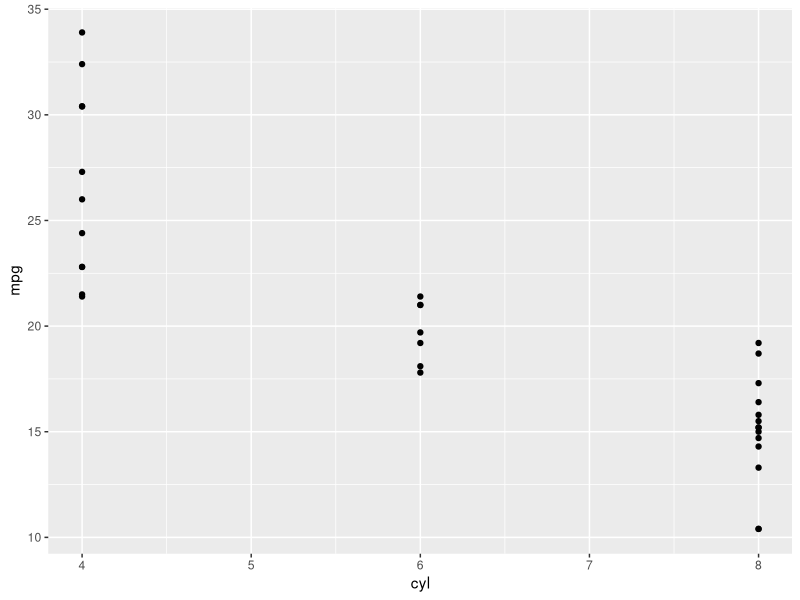
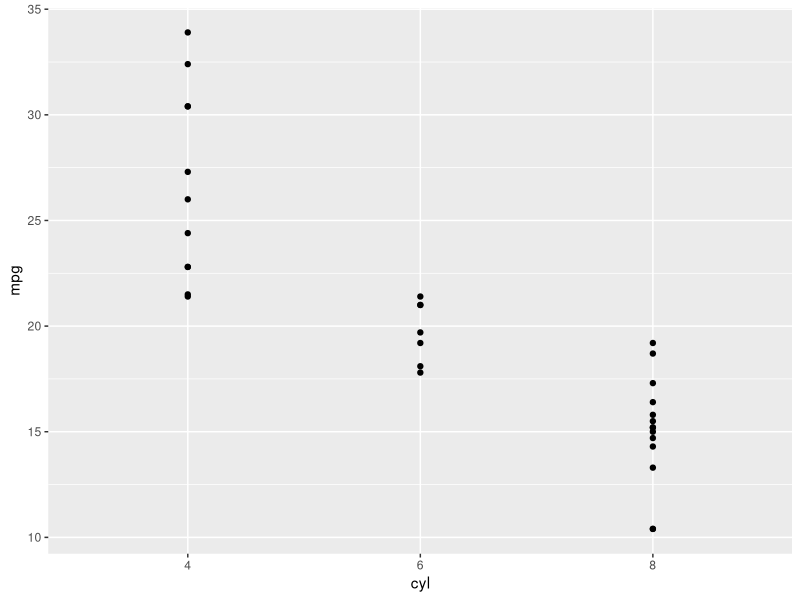
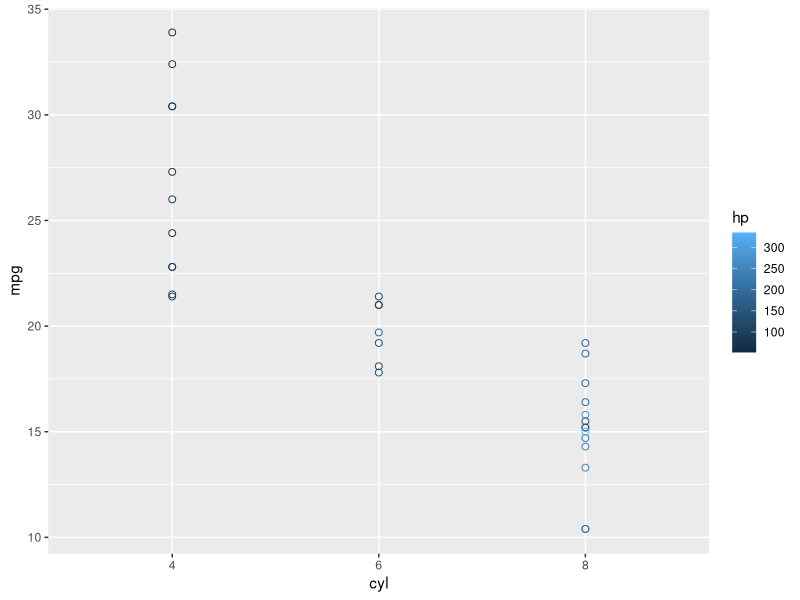
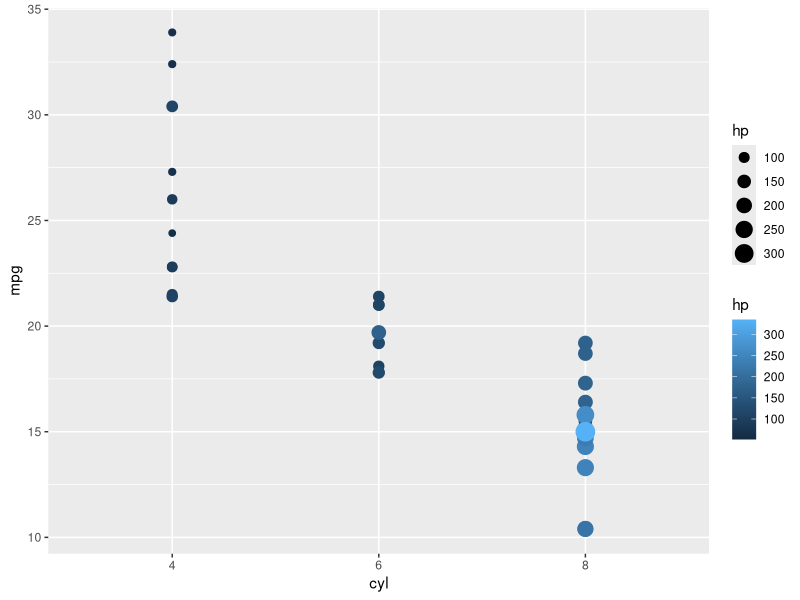
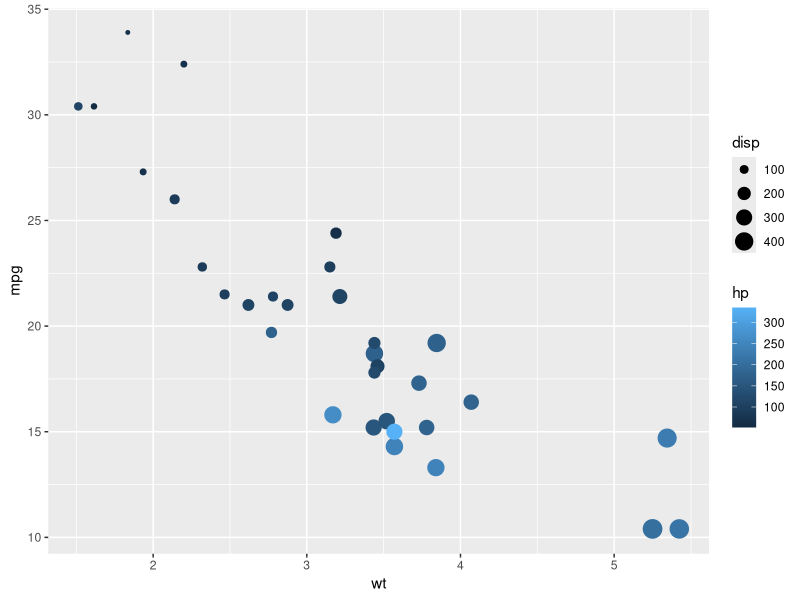
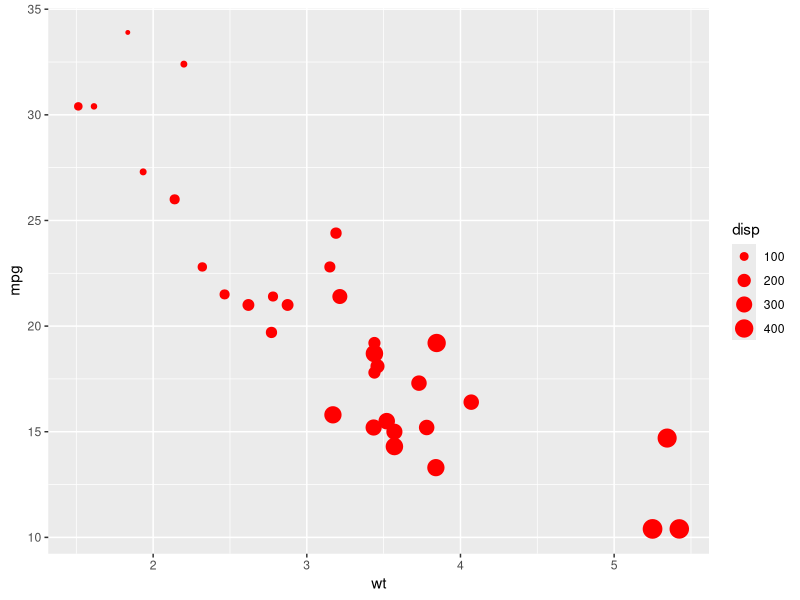
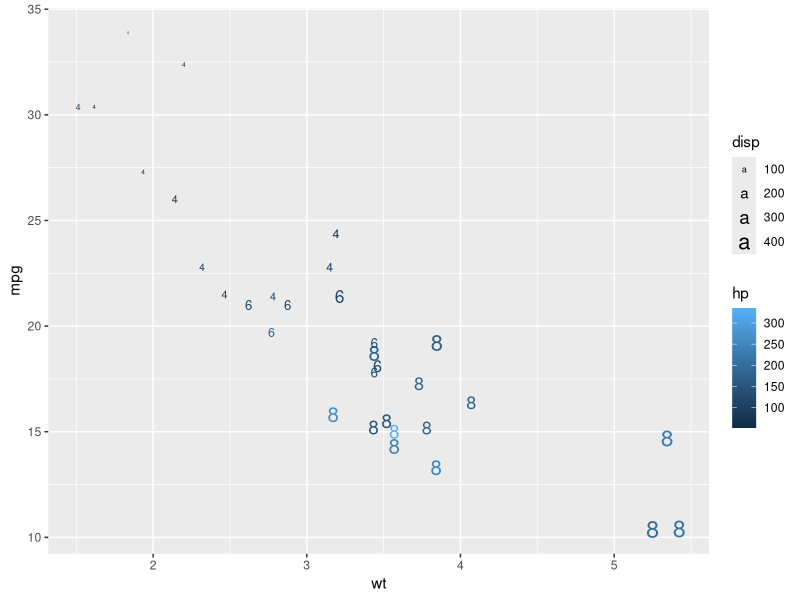
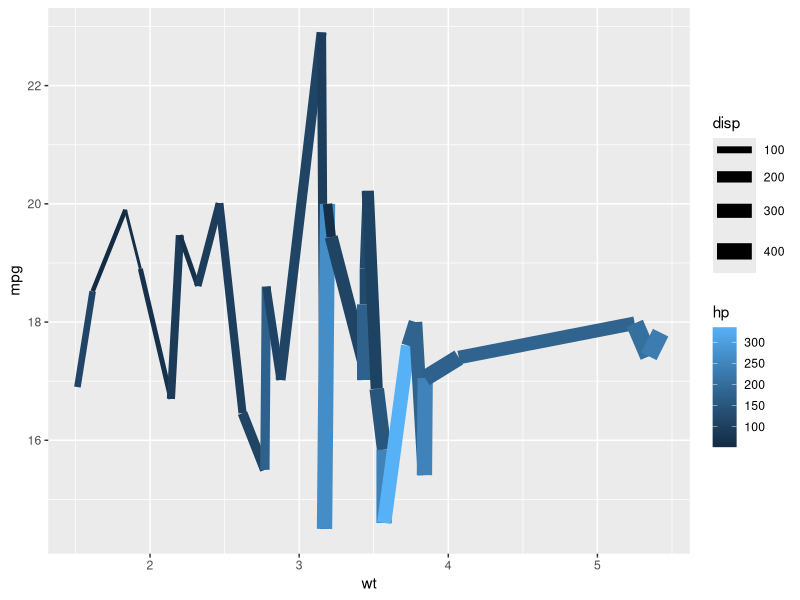

R code for these plots, in order:
#GGPLOT

install.packages('ggplot2')
library(ggplot2)
m=mtcars
View(m)
str(m)
getwd()

ggplot(data=m, aes(x=cyl, y=mpg)) + geom_point()
# here cylinder type has only 3 values i.e. 4,6,8 , but in our plot we rae getting 5, 7 as well because it is getting considered 
# as a numeric data type. So we need to convert it to either factor data type or character data type to avoid this scenario

m$cyl=as.factor(m$cyl)
ggplot(data=m, aes(x=cyl, y=mpg)) + geom_point() # '+' sign is importnt here. It's the part of the syntax

ggplot(data=m, aes(x=cyl, y=mpg, col=hp)) + geom_point(shape=1, size=2)

ggplot(data=m, aes(x=cyl, y=mpg, size=hp, col=hp)) + geom_point()
ggplot(data=m, aes(x=wt, y=mpg, size=disp, col=hp)) + geom_point() #size=disp/hp will provide the variability to the size of points

ggplot(data=m, aes(x=wt, y=mpg, size=disp, col=hp, size=hp)) + geom_point(col='red') 
# if we use size, col parameters in both geom as well as aesthetic , then geom will override the aesthetic parameter 
# and there will be no variability in size. i.e. size and color will be decided by geom parameters

ggplot(data=m, aes(x=wt, y=mpg, size=disp, col=hp)) + geom_text(aes(label=cyl)) # It will print the exact value of those points

ggplot(data=m, aes(x=wt, y=mpg, size=disp, col=hp)) + geom_line(aes(y=qsec)) # qsec is a column in data set m


# Visualizing the large data set with more than 50000 rows. Real time scenario

attach(diamonds)
d=diamonds
nrow(d)   #53490 rows
str(d)

##When the points in the scatter plots are cluttered, a smooth line can be used to visualize the underlying trend 
#or relationship between variables on the x and y axis.
ggplot(data=d, aes(x=carat, y=price)) + geom_point() +geom_smooth()

ggplot(data=d, aes(carat, price)) +geom_smooth()

# In this case geom_smooth shows some abnormal behaviour. Normally price should increase for increase in carat. But at some 
#point the line is going down, which means price is decreasing for some particular increase in carat. So we need to analyse some
# other variable on which price is depending

temp= ggplot(data=d, aes(carat, price,col=clarity)) +geom_smooth() 
temp
# so here we see that the price is depending on clarity as well. so plotting clarity with different colors, 
#we see that for clarity VS2 the price is falling for some carat value(2.5 - 3)


# try to add the transparency factor using alpha parameter. This will decide the transparency of points alpha=0 means no points
ggplot(data=d, aes(carat, price,col=clarity)) +geom_point(alpha=0.8) 

?geom_point

##Lets see how can we use ggplot in more powerful way
# Plots as Object

ggplot(data=d, aes(carat, price,col=clarity))

diamond_plot=ggplot(data=d, aes(carat, price,col=clarity))
# ggplot plots are objects. we can assign this to an variable and then we can add any kind of geometry to it to plot the graph.

diamond_plot+geom_smooth()
diamond_plot+geom_point()
diamond_plot+geom_line()
diamond_plot+geom_abline()
diamond_plot+geom_area(alpha=0.9)


diamond_plot2=ggplot(data=d, aes(x=factor(price)))

diamond_plot2+geom_bar()

##################################################################################################################
#BarPlots
ggplot(data=m, aes(x=factor(cyl), fill=am)) + geom_bar(position = 'stack')
# In above example we don't see any stacked bar because am(having values 0 and 1) is getting considered as numeric
#So we need to convert the am to factor variable
ggplot(data=m, aes(x=factor(cyl), fill=factor(am))) + geom_bar(position = 'stack')

ggplot(data=m, aes(x=factor(cyl))) + geom_bar() + aes(fill=factor(am))
ggplot(data=m, aes(x=factor(cyl), fill=factor(am))) + geom_bar(position='fill')

# We can also vary y by considering it as (..count..). This will be more informative
ggplot(data=m, aes(x=factor(cyl), fill=factor(am))) + geom_bar(aes(y=(..count..)/sum(..count..)))
ggplot(data=m, aes(x=factor(cyl), fill=factor(am))) + geom_bar(aes(y=(..count..)*100))


#We can also show the same bar chart as above by using the side-by-side layout. This will use position='dodge'
ggplot(data=m, aes(x=factor(cyl), fill=factor(am))) + geom_bar(position='dodge')

#########################################################################################################################
#Histogram

m=mtcars
ggplot(data=m, aes(x=cyl)) + geom_histogram(binwidth=1)
# Histogram is used from continuous variables
#So using Histogram is not a good choice here.

ggplot(data=m, aes(x=cyl)) + geom_histogram(binwidth=1, col='blue', fill='red')

       